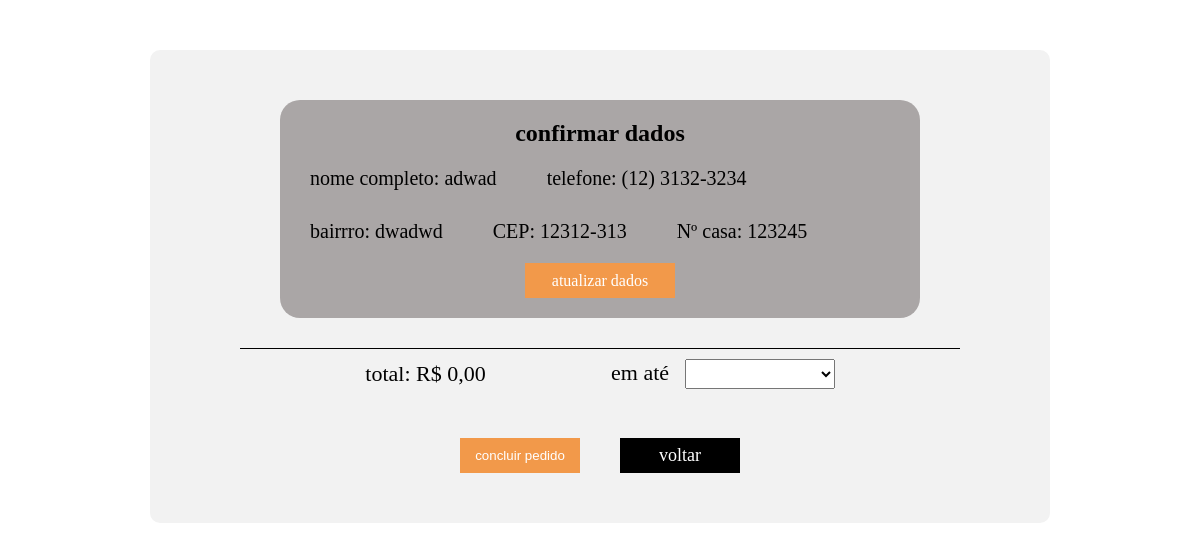
Page /purchase/ (signed in) on the committed database.
### adminstration/models.py (models this page shows)
class perfil(models.Model):
    nome_completo = models.CharField(max_length=100, null=True)
    cpf = models.CharField(max_length=14, null=True)
    cep = models.CharField(max_length=9, null=True)
    rua = models.CharField(max_length=30, null=True)
    bairro = models.CharField(max_length=30, null=True)
    numero_casa = models.IntegerField(null=True)
    numero_telefone = models.CharField(max_length=14, null=True)
    user = models.OneToOneField(User, on_delete=models.CASCADE)

### mysite/views.py (the view)
# urls.py: path('purchase/', views.purchase, name='purchase'),
@login_required
def purchase(request):
    user_props = perfil.objects.filter(user=request.user)
    return render(request, 'purchase.html', {'user_props': user_props})

### mysite/templates/purchase.html (shortened to what this page needs)
{% load static %}
<!DOCTYPE html>
<html lang="en">
<head>
    <link rel="stylesheet" href="{% static 'css/purchase.css' %}">
</head>
<body>
    <section>
        {% for db in user_props %}
        {% if db.bairro == None or db.numero_casa == None or db.cep == None %}
        <div class="no_register">
            <h1>você não possui nenhum endereço cadastrado</h1>
            <a href="{% url 'perfil_update' %}">atualizar dados</a>
        </div>
        {% else %}
        <div class="perfil_data">
            <h1>confirmar dados</h1>
            <div>
                <p>nome completo: {{ db.nome_completo}}</p>
                <p>telefone: {{ db.numero_telefone}}</p>
            </div>
            <div>
                <p>bairrro: {{ db.bairro}}</p>
                <p>CEP: {{ db.cep}}</p>
                <p>Nº casa: {{ db.numero_casa}}</p>
            </div>
            <a href="{% url 'perfil_update' %}">atualizar dados</a>
        </div>
        {% endif %}
        {% endfor%}
        <div id="total_parcels"></div>
        {% for db in user_props %}
        {% if db.bairro == None or db.numero_casa == None or db.cep == None %}
        {% else %}
        <div class="bottom_btns">
            <button id="send_btn">concluir pedido</button>
            <a href="{% url 'cart' %}">voltar</a>
        </div>
        {% endif %}
        {% endfor %}
    </section>
</body>
</html>

### mysite/static/css/purchase.css (style rules this page uses)
* { margin: 0; padding: 0; box-sizing: border-box; }
section { display: flex; align-items: center; justify-content: center; flex-direction: column; border-radius: 10px; background-color: #F2F2F2; width: 85%; max-width: 900px; padding: 50px; margin: 50px auto; }
#total_parcels { border-top: 1px solid black; display: flex; width: 90%; height: 50px; margin-top: 10px; align-items: center; justify-content: space-evenly; font-size: 22px; }
.perfil_data { cursor: pointer; border-radius: 20px; padding: 20px 0; background-color: rgb(170, 166, 166); width: 80%; display: flex; flex-direction: column; align-items: center; justify-content: center; gap: 10px; }
.perfil_data div { font-size: 20px; display: flex; gap: 50px; width: 100%; padding: 10px 30px; }
.perfil_data a { background-color: #F2994A; display: grid; place-items: center; width: 150px; height: 35px; color: #fff; text-decoration: none; }
.bottom_btns { width: 100%; gap: 40px; }
.bottom_btns, .bottom_btns a { display: flex; align-items: center; justify-content: center; }
.bottom_btns button, .bottom_btns a { width: 120px; height: 35px; color: #fff; }
.bottom_btns button { background-color: #F2994A; border: none; cursor: pointer; }
.bottom_btns a { font-size: 18px; text-decoration: none; background-color: #000; }

### rows in the picture
perfil: nome_completo "adwad", numero_telefone "(12) 3132-3234", bairro "dwadwd", cep "12312-313", numero_casa "123245", shows "concluir pedido"
